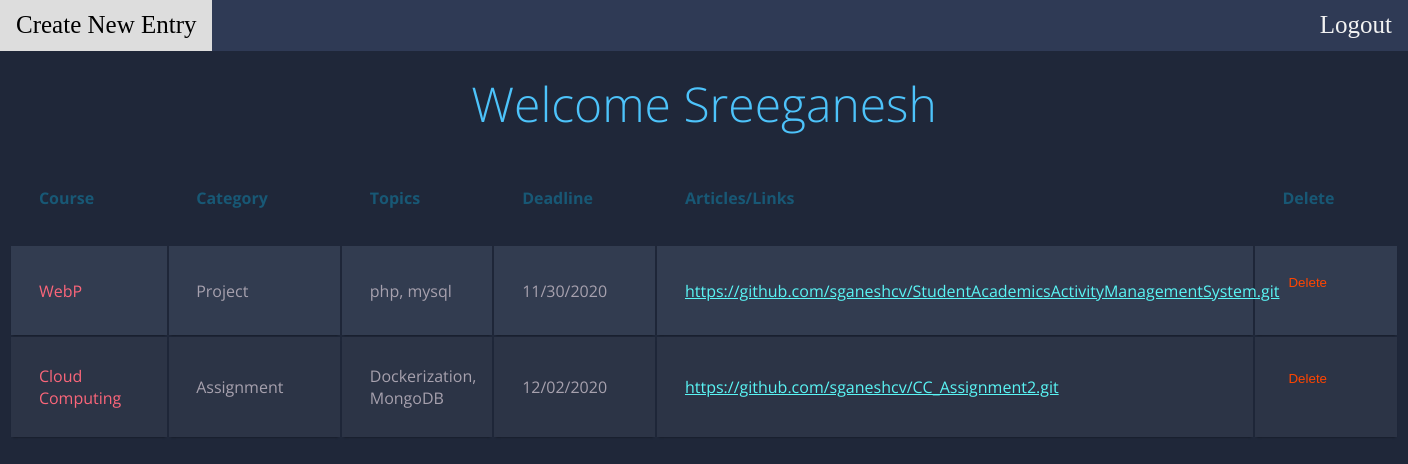
Page /home.php (signed in) on the committed database.
### tables this page shows
CREATE TABLE `activity_table` (
  `activity_id` int NOT NULL AUTO_INCREMENT,
  `course_name` varchar(45) DEFAULT NULL,
  `category` varchar(45) DEFAULT NULL,
  `topics` varchar(120) DEFAULT NULL,
  `deadline` varchar(45) DEFAULT NULL,
  `percentage_completed` varchar(150) DEFAULT NULL,
  `student_id` int NOT NULL,
  PRIMARY KEY (`activity_id`),
  UNIQUE KEY `activity_id_UNIQUE` (`activity_id`),
  KEY `student_id` (`student_id`),
  CONSTRAINT `student_id_fk` FOREIGN KEY (`student_id`) REFERENCES `student_table` (`id`) ON DELETE CASCADE ON UPDATE CASCADE
);

### tasks.php (the view)
<?php
$student_id =  $_SESSION['student_id'];
$query = "SELECT * FROM activity_table WHERE student_id = $student_id ORDER BY deadline ASC;";
$result = mysqli_query($db, $query);
$data = array();
while ($rowws = mysqli_fetch_assoc($result)) {
    $data[] = $rowws;
}
?>
<?php foreach ($data as $key=>$row) : ?>
    <tr>
        <td><?php echo $row["course_name"]; ?></td>
        <td><?php echo $row["category"]; ?></td>
        <td><?php echo $row["topics"]; ?></td>
        <td><?php echo $row["deadline"]; ?></td>
        <td><a class="nochangeblue"  href="<?php echo $row["percentage_completed"]; ?>" target="_blank"><?php echo $row["percentage_completed"]; ?></a></td>
        <?php $activity_id = $row["activity_id"]; ?>
        <td><form method="POST" action="home.php">
            <p><button class="newbtn" name="delete" type="submit" value="<?php echo $activity_id; ?>">Delete</button></p>
        </form></td>
    </tr>
<?php endforeach ?>

### home.php (shortened to what this page needs)
<?php include('server.php'); ?>
<?php if (isset($_SESSION['success'])): ?>
	<html>
	<head>
		<link href="css/table-responsive.css" media="screen" type="text/css" rel="stylesheet" />
	</head>
	<body data-new-gr-c-s-check-loaded="8.867.0">
			<div class="navbar" style="border-left-style: solid;border-left-width: -0px;left: 0px;">
			<a href="createtask.php"><span class="blue"></span>Create New Entry<span class="blue"></span></a>
			<div class="topnav-right">
				<a href="home.php?logout='1'">Logout</a></div>
		</div>
		<div style="margin-top: 80px;">
			<h1><span class="blue"></span>Welcome <?php echo $_SESSION['username']; ?><span class="blue"></span></h1>
			<table class="container">
				<thead>
					<tr>
					<th style="padding-right: 100px;">
							<h1>Course</h1>
						</th>
						<th style="padding-right: 100px;">
							<h1>Category</h1>
						</th>
						<th style="padding-right: 100px;">
							<h1>Topics</h1>
						</th>
						<th style="padding-right: 90px;">
							<h1>Deadline</h1>
						</th>
						<th style="padding-right: 90px;">
							<h1>Articles/Links</h1>
						</th>
						<th style="padding-right: 90px;">
							<h1>Delete</h1>
						</th>
					</tr>
				</thead>
				<tbody>
					<?php include('tasks.php'); ?>
				</tbody>
			</table>
		</div>
		</body>
	</html>
		<?php else: header("Location:error.html"); ?>
		<?php endif; ?>

### css/table-responsive.css (style rules this page uses)
body { font-family: 'Open Sans', sans-serif; font-weight: 300; line-height: 1.42em; color:#A7A1AE; background-color:#1F2739; }
h1 { font-size:3em; font-weight: 300; line-height:1em; text-align: center; color: #4DC3FA; }
.container th h1 { font-weight: bold; font-size: 1em; text-align: left; color: #185875; }
.container td { font-weight: normal; font-size: 1em; -webkit-box-shadow: 0 2px 2px -2px #0E1119; -moz-box-shadow: 0 2px 2px -2px #0E1119; box-shadow: 0 2px 2px -2px #0E1119; }
.container { text-align: left; overflow: hidden; width: 80%; margin: 0 auto; display: table; padding: 0 0 8em 0; }
.container td, .container th { padding-bottom: 2%; padding-top: 2%; padding-left:2%; }
.container tr:nth-child(odd) { background-color: #323C50; }
.container tr:nth-child(even) { background-color: #2C3446; }
.container th { background-color: #1F2739; }
.container td:first-child { color: #FB667A; }
.navbar { overflow: hidden; background-color: #2f3a55; position: fixed; top: 0; width: 100%; }
.navbar a { float: left; display: block; color: #f2f2f2; text-align: center; padding: 14px 16px; text-decoration: none; font-family: "American Typewriter", serif ; font-size: 25px; }
.topnav-right { float: right; }
.newbtn { background: none; border: none; color: orangered; }
.nochangeblue { color: rgb(90, 245, 245); }

### rows in the picture
activity_table: course_name "WebP", category "Project", topics "php, mysql", deadline "11/30/2020", percentage_completed "https://github.com/sganeshcv/StudentAcademicsActivityManagementSystem.git", $activity_id 93 (drawn)
activity_table: course_name "Cloud Computing", category "Assignment", topics "Dockerization, MongoDB", deadline "12/02/2020", percentage_completed "https://github.com/sganeshcv/CC_Assignment2.git", $activity_id 94 (drawn)

### other values in the picture
$_SESSION['username'] "Sreeganesh"
